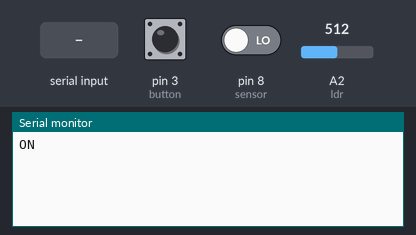
A sketch run on a simulated Arduino Uno, built with avr-gcc and run on an emulated ATmega328P. Shown: the last lines printed to the serial monitor. The test bench sets the inputs (shaded band); at power-on: pin 3 (button) HIGH, pin 8 (sensor) LOW, A2 (ldr) = 512.

Above: at 1.2 s.
1.3 s: pin 3 (button) pulled LOW for 0.15 s
At 2.6 s:
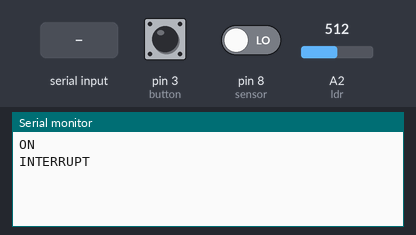
2.9 s: pin 8 (sensor) driven HIGH
At 3.3 s:
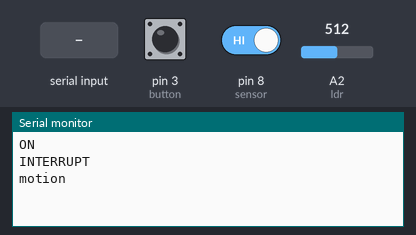
4.4 s: "negative\n" received over Serial
At 5.7 s:
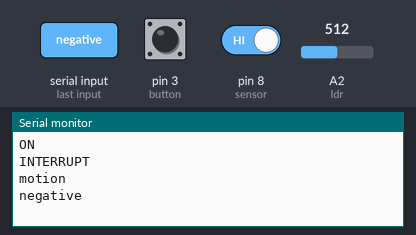

The sketch:

slave.ino
```cpp
int ldr=A2;
int ldrvalue=0;
int sensor=8;
int button=3;
String state="OFF";
String inputString="";
bool inter=false;
bool stringComplete = false;
bool detectState=false;

void setup() {
  pinMode(ldr,INPUT);
  pinMode(sensor,INPUT);
  pinMode(button,INPUT);
  inputString.reserve(200);
  pinMode(button,INPUT_PULLUP);
  attachInterrupt(digitalPinToInterrupt(3),InterruptFunction,RISING);
  Serial.begin(38400);
}

void loop() {

  bool detected=digitalRead(sensor);
  bool buttonRead=digitalRead(button);
  ldrvalue=analogRead(ldr);

  //Prints out the state of the motion detector
  if(detected==HIGH && detectState==false){
    Serial.println("motion");
    detectState=true;
  }
  else if(detected==LOW && detectState==true){
      Serial.println("no motion");
      detectState=false;
  }

//runs when the data being received from the slave is complete
  if(stringComplete && inter==true){
    //cleans the received data
    inputString.trim();
    Serial.println(inputString);

  //Changes the state of the system when the slave toggles the light
    if(inputString=="negative"){
      state="OFF";
    }
    else if(inputString=="positive"){
      state="ON";
    }
      inputString = "";
      stringComplete = false;
      //sets the interrupts state to false after we are done with the interrupt
      inter=false;
      delay(15000);
  }
  //Switches on the light with the condition of the state, ldr value and the interrupt state
  if( state== "OFF" && ldrvalue > 50 && inter==false){
      Serial.println("ON");
      state=" ON";
  }
    //Switches on the light with the condition of the state, ldr value, motion sensor and the interrupt state
  else if (state=="OFF" && (ldrvalue < 50) && detected == HIGH && inter==false){
      Serial.println("ON");
      state="ON";
  }
}
//Receiving data from the slave
void serialEvent() {
  while (Serial.available()) {
    char inChar = (char)Serial.read();
    inputString += inChar;

    if (inChar == '\n') {
      stringComplete = true;
    }
  }
}
//sends INTERRUPT to the slave
void InterruptFunction(){
    Serial.println("INTERRUPT");
    //sets the interrupt state to true
    inter=true;
}
```

Measured:
- after the input at 1.3 s, the serial monitor: prints a new line after 0.15 s (image 1)
- after the input at 2.9 s, the serial monitor: prints a new line at once (image 2)
- after the input at 4.4 s, the serial monitor: prints a new line at once (image 3)
